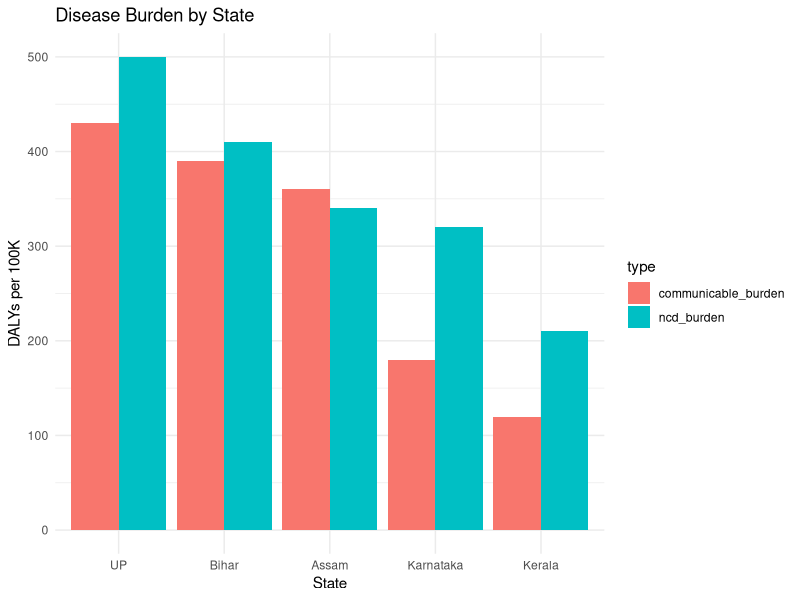

Recreate this plot in R.
# Bar chart for Disease Burden
library(tidyverse)

df <- tibble(
  state = c("Karnataka", "Bihar", "Kerala", "UP", "Assam"),
  ncd_burden = c(320, 410, 210, 500, 340),
  communicable_burden = c(180, 390, 120, 430, 360)
)

df %>%
  pivot_longer(-state, names_to = "type", values_to = "burden") %>%
  ggplot(aes(x = reorder(state, -burden), y = burden, fill = type)) +
  geom_col(position = "dodge") +
  labs(title = "Disease Burden by State", x = "State", y = "DALYs per 100K") +
  theme_minimal()